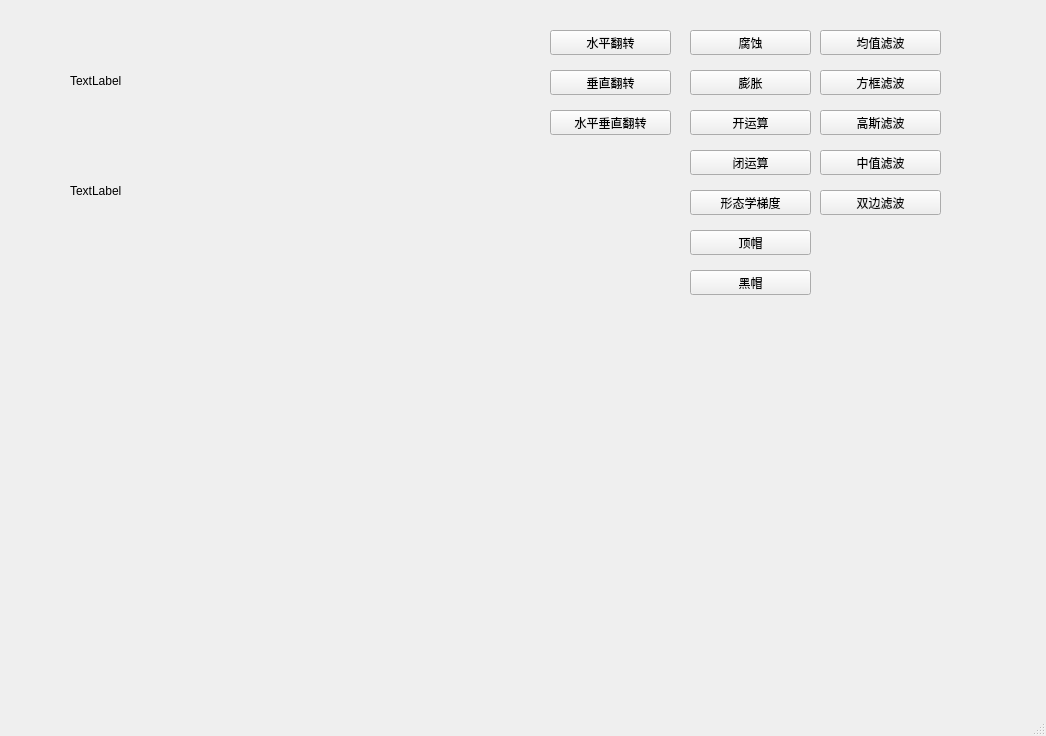
<?xml version="1.0" encoding="UTF-8"?>
<ui version="4.0">
 <class>MainWindow</class>
 <widget class="QMainWindow" name="MainWindow">
  <property name="geometry">
   <rect>
    <x>0</x>
    <y>0</y>
    <width>1046</width>
    <height>736</height>
   </rect>
  </property>
  <property name="windowTitle">
   <string>MainWindow</string>
  </property>
  <widget class="QWidget" name="centralWidget">
   <widget class="QPushButton" name="flip_horizontal">
    <property name="geometry">
     <rect>
      <x>550</x>
      <y>30</y>
      <width>121</width>
      <height>25</height>
     </rect>
    </property>
    <property name="text">
     <string>水平翻转</string>
    </property>
   </widget>
   <widget class="QLabel" name="QL_src">
    <property name="geometry">
     <rect>
      <x>70</x>
      <y>50</y>
      <width>111</width>
      <height>61</height>
     </rect>
    </property>
    <property name="text">
     <string>TextLabel</string>
    </property>
   </widget>
   <widget class="QLabel" name="QL_dst">
    <property name="geometry">
     <rect>
      <x>70</x>
      <y>160</y>
      <width>111</width>
      <height>61</height>
     </rect>
    </property>
    <property name="text">
     <string>TextLabel</string>
    </property>
   </widget>
   <widget class="QPushButton" name="flip_vertical">
    <property name="geometry">
     <rect>
      <x>550</x>
      <y>70</y>
      <width>121</width>
      <height>25</height>
     </rect>
    </property>
    <property name="text">
     <string>垂直翻转</string>
    </property>
   </widget>
   <widget class="QPushButton" name="flip_hor_and_ver">
    <property name="geometry">
     <rect>
      <x>550</x>
      <y>110</y>
      <width>121</width>
      <height>25</height>
     </rect>
    </property>
    <property name="text">
     <string>水平垂直翻转</string>
    </property>
   </widget>
   <widget class="QPushButton" name="form_open">
    <property name="geometry">
     <rect>
      <x>690</x>
      <y>110</y>
      <width>121</width>
      <height>25</height>
     </rect>
    </property>
    <property name="text">
     <string>开运算</string>
    </property>
   </widget>
   <widget class="QPushButton" name="form_corrosion">
    <property name="geometry">
     <rect>
      <x>690</x>
      <y>30</y>
      <width>121</width>
      <height>25</height>
     </rect>
    </property>
    <property name="text">
     <string>腐蚀</string>
    </property>
   </widget>
   <widget class="QPushButton" name="form_swell">
    <property name="geometry">
     <rect>
      <x>690</x>
      <y>70</y>
      <width>121</width>
      <height>25</height>
     </rect>
    </property>
    <property name="text">
     <string>膨胀</string>
    </property>
   </widget>
   <widget class="QPushButton" name="form_top">
    <property name="geometry">
     <rect>
      <x>690</x>
      <y>230</y>
      <width>121</width>
      <height>25</height>
     </rect>
    </property>
    <property name="text">
     <string>顶帽</string>
    </property>
   </widget>
   <widget class="QPushButton" name="form_close">
    <property name="geometry">
     <rect>
      <x>690</x>
      <y>150</y>
      <width>121</width>
      <height>25</height>
     </rect>
    </property>
    <property name="text">
     <string>闭运算</string>
    </property>
   </widget>
   <widget class="QPushButton" name="form_gradient">
    <property name="geometry">
     <rect>
      <x>690</x>
      <y>190</y>
      <width>121</width>
      <height>25</height>
     </rect>
    </property>
    <property name="text">
     <string>形态学梯度</string>
    </property>
   </widget>
   <widget class="QPushButton" name="form_black">
    <property name="geometry">
     <rect>
      <x>690</x>
      <y>270</y>
      <width>121</width>
      <height>25</height>
     </rect>
    </property>
    <property name="text">
     <string>黑帽</string>
    </property>
   </widget>
   <widget class="QPushButton" name="filter_median">
    <property name="geometry">
     <rect>
      <x>820</x>
      <y>150</y>
      <width>121</width>
      <height>25</height>
     </rect>
    </property>
    <property name="text">
     <string>中值滤波</string>
    </property>
   </widget>
   <widget class="QPushButton" name="filter_gaussian">
    <property name="geometry">
     <rect>
      <x>820</x>
      <y>110</y>
      <width>121</width>
      <height>25</height>
     </rect>
    </property>
    <property name="text">
     <string>高斯滤波</string>
    </property>
   </widget>
   <widget class="QPushButton" name="filter_bilateral">
    <property name="geometry">
     <rect>
      <x>820</x>
      <y>190</y>
      <width>121</width>
      <height>25</height>
     </rect>
    </property>
    <property name="text">
     <string>双边滤波</string>
    </property>
   </widget>
   <widget class="QPushButton" name="filter_box">
    <property name="geometry">
     <rect>
      <x>820</x>
      <y>70</y>
      <width>121</width>
      <height>25</height>
     </rect>
    </property>
    <property name="text">
     <string>方框滤波</string>
    </property>
   </widget>
   <widget class="QPushButton" name="filter_aver">
    <property name="geometry">
     <rect>
      <x>820</x>
      <y>30</y>
      <width>121</width>
      <height>25</height>
     </rect>
    </property>
    <property name="text">
     <string>均值滤波</string>
    </property>
   </widget>
  </widget>
  <widget class="QStatusBar" name="statusBar"/>
 </widget>
 <layoutdefault spacing="6" margin="11"/>
 <resources/>
 <connections/>
</ui>
